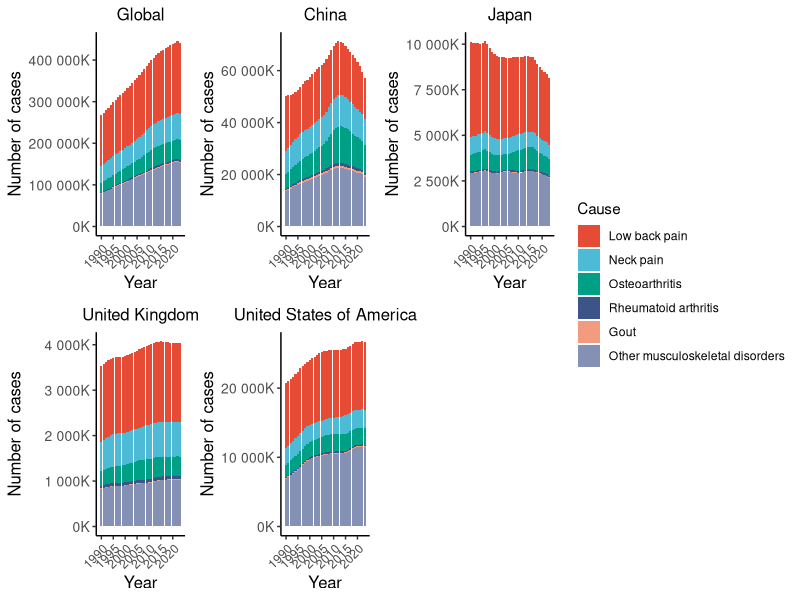

Here is the R script that generated this plot:
library(tidyverse)
library(scales)
library(ggsci)
library(patchwork)
library(cowplot)

setwd("D:\\R\\Musculoskeletal Disorders")
df <- read.csv("data1.csv", header = TRUE)

# ----- 基础过滤：15-49岁女性，Prevalence Number -----
df_base <- df %>% 
  filter(measure_name == "Prevalence") %>%
  filter(location_id %in% c(1, 6, 67, 95, 102)) %>%
  filter(age_id == 24) %>%
  filter(metric_name == "Number") %>%
  filter(sex_name == "Female")

# ----- 提取骨骼肌肉疾病的6个子类（排除总类）-----
sub_causes <- c("Rheumatoid arthritis", "Osteoarthritis", "Low back pain", 
                "Neck pain", "Gout", "Other musculoskeletal disorders")

df_sub <- df_base %>% 
  filter(cause_name %in% sub_causes)

# ----- 排序：除 Other 外的5种按全球2023年患病数降序，Other 置底 ----
sub_causes_no_other <- sub_causes[sub_causes != "Other musculoskeletal disorders"]

order_no_other <- df_sub %>%
  filter(location_id == 1, year == 2023, cause_name %in% sub_causes_no_other) %>%
  group_by(cause_name) %>%
  summarise(total_global_2023 = sum(val)) %>%
  arrange(desc(total_global_2023)) %>%
  pull(cause_name)

# 最终因子水平：前5种 + Other（最后）
final_order <- c(order_no_other, "Other musculoskeletal disorders")
df_sub$cause_name <- factor(df_sub$cause_name, levels = final_order)

# ----- 设置地区顺序（Global, China, USA, UK, Japan）-----
location_order <- c(1, 6, 67, 95, 102)
loc_names <- df_sub %>%
  distinct(location_id, location_name) %>%
  arrange(match(location_id, location_order)) %>%
  pull(location_name)

df_sub <- df_sub %>%
  mutate(location_name = factor(location_name, levels = loc_names))

# ----- 定义统一的主题（子图不显示图例，x轴标签旋转45度）-----
my_theme <- theme_classic() +
  theme(
    axis.title = element_text(size = 12),
    axis.text = element_text(size = 10),
    axis.text.x = element_text(angle = 45, hjust = 1, vjust = 1, size = 9),
    legend.position = "none",
    plot.title = element_text(size = 12, hjust = 0.5)
  )

# ----- 为每个地区单独绘图（堆叠条形图）-----
plots <- list()
for (loc in loc_names) {
  p <- df_sub %>%
    filter(location_name == loc) %>%
    ggplot(aes(x = year, y = val, fill = cause_name)) +
    geom_bar(stat = "identity", position = "stack") +
    my_theme +
    labs(x = "Year", y = "Number of cases") +
    scale_x_continuous(breaks = seq(1990, 2020, by = 5)) +
    scale_y_continuous(labels = label_number(scale = 1e-3, suffix = "K")) +
    scale_fill_npg(name = "Cause") +
    ggtitle(loc)
  plots[[loc]] <- p
}

# ----- 提取共享图例 -----
legend_plot <- df_sub %>%
  ggplot(aes(x = year, y = val, fill = cause_name)) +
  geom_bar(stat = "identity", position = "stack") +
  scale_fill_npg(name = "Cause")
legend <- cowplot::get_legend(legend_plot)

# ----- 拼图布局：2行3列，右下角空白占位-----
blank_plot <- plot_spacer()
design <- "
  ABC
  DEF
"
combined <- wrap_plots(A = plots[[1]], B = plots[[2]], C = plots[[3]],
                       D = plots[[4]], E = plots[[5]], F = blank_plot,
                       design = design) +
  plot_annotation(theme = theme(plot.margin = margin())) &
  theme(plot.title = element_text(size = 12, hjust = 0.5))

final_plot <- combined + 
  plot_layout(guides = "collect") & 
  theme(legend.position = "right")

# ----- 保存为PDF -----
ggsave("Prevalence_stack_6causes_OtherBottom.pdf", final_plot, 
       width = 14, height = 9, dpi = 300, device = cairo_pdf)
